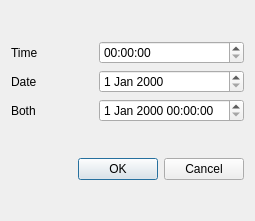
<?xml version="1.0" encoding="UTF-8"?>
<ui version="4.0">
 <class>Dialog</class>
 <widget class="QDialog" name="Dialog">
  <property name="geometry">
   <rect>
    <x>0</x>
    <y>0</y>
    <width>255</width>
    <height>221</height>
   </rect>
  </property>
  <property name="windowTitle">
   <string>Dialog</string>
  </property>
  <layout class="QVBoxLayout" name="verticalLayout">
   <item>
    <layout class="QGridLayout" name="gridLayout">
     <item row="0" column="0">
      <widget class="QLabel" name="label">
       <property name="text">
        <string>Time</string>
       </property>
      </widget>
     </item>
     <item row="0" column="1">
      <widget class="QTimeEdit" name="timeEdit"/>
     </item>
     <item row="1" column="0">
      <widget class="QLabel" name="label_2">
       <property name="text">
        <string>Date</string>
       </property>
      </widget>
     </item>
     <item row="1" column="1">
      <widget class="QDateEdit" name="dateEdit"/>
     </item>
     <item row="2" column="0">
      <widget class="QLabel" name="label_3">
       <property name="text">
        <string>Both</string>
       </property>
      </widget>
     </item>
     <item row="2" column="1">
      <widget class="QDateTimeEdit" name="dateTimeEdit"/>
     </item>
    </layout>
   </item>
   <item>
    <widget class="QDialogButtonBox" name="buttonBox">
     <property name="standardButtons">
      <set>QDialogButtonBox::Cancel|QDialogButtonBox::Ok</set>
     </property>
    </widget>
   </item>
  </layout>
 </widget>
 <resources/>
 <connections/>
</ui>
